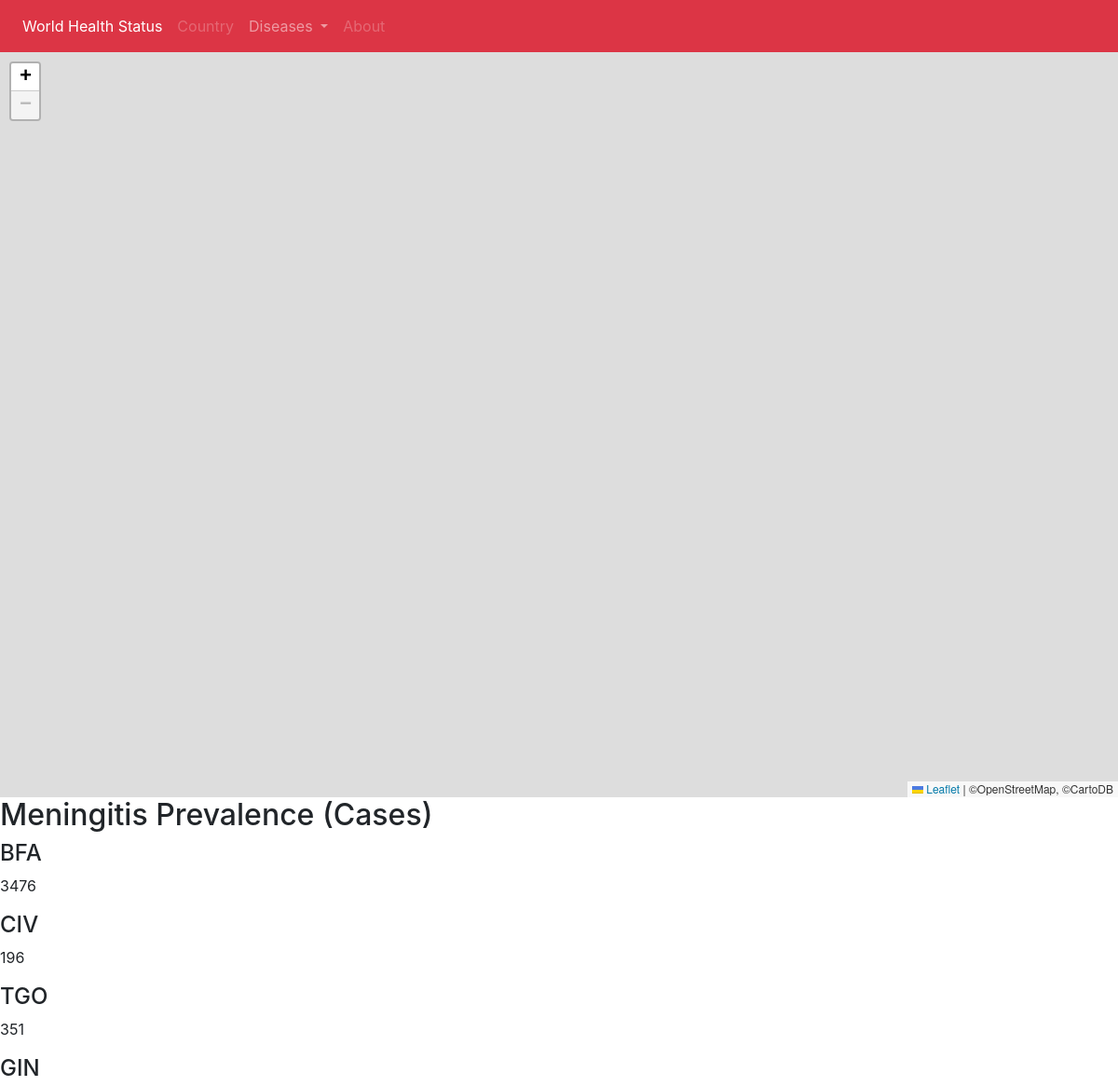
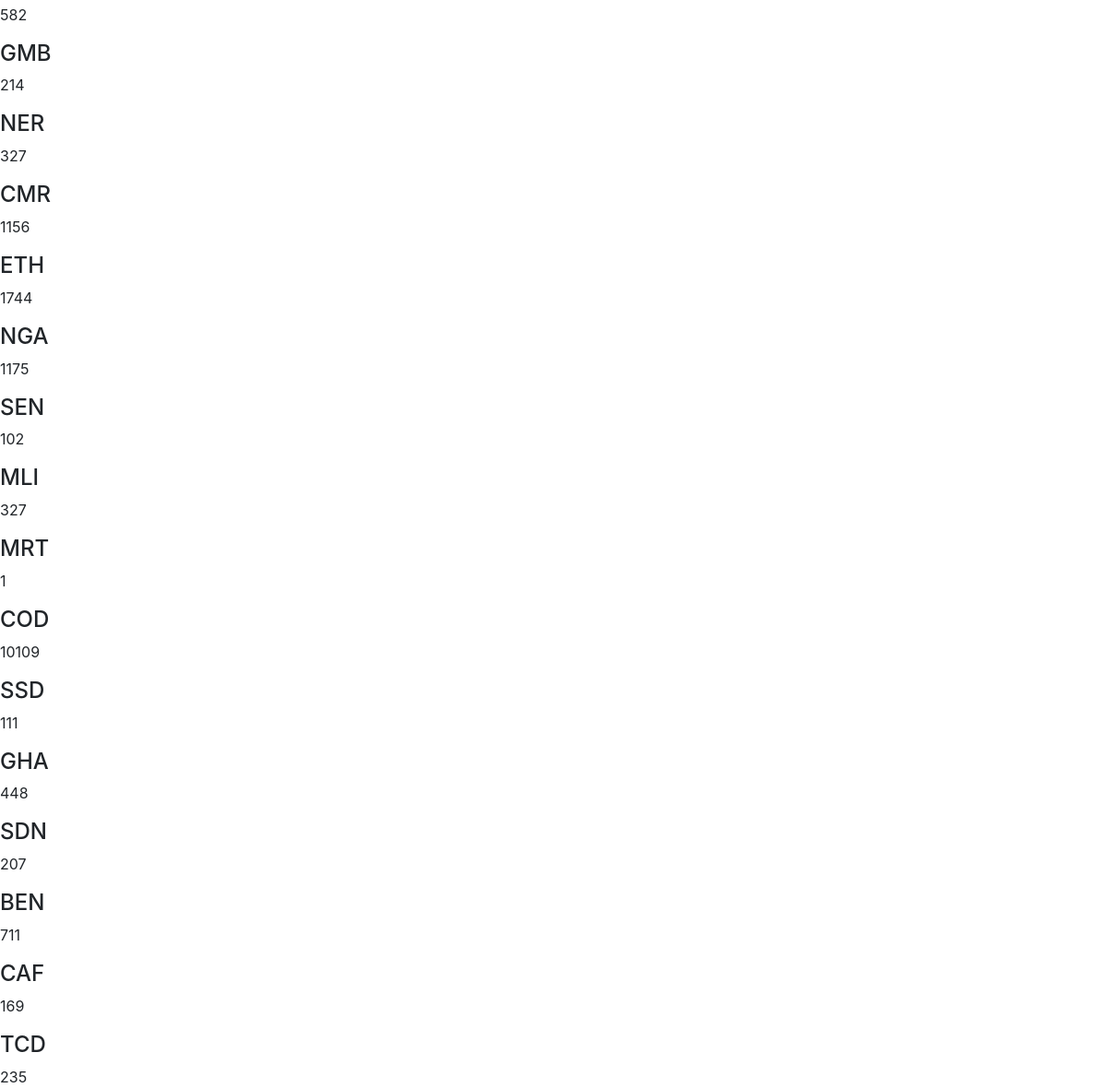
The app's page /menin_prevalence with its own data (2 pictures, top to bottom).
### map/models.py (models this page shows, shortened)
class Disease(models.Model):
    gho = models.CharField(max_length=20)
    year = models.IntegerField(null=True, blank=True)
    region = models.CharField(max_length=6, null=True)
    country = models.CharField(max_length=5, null=True)
    numeric = models.IntegerField(null=True, blank=True)
    low = models.IntegerField(null=True, blank=True)
    high = models.IntegerField(null=True, blank=True)

### map/views.py (the view)
# urls.py: path('menin_prevalence', views.menin_prevalence, name='menin_prevalence'),
def menin_prevalence(request):
    all_diseases = Disease.objects.filter(gho__iexact="MENING_2", year__exact=2014).values('country', 'numeric')
    altered_diseases = list(all_diseases)
    context = {
        'diseases': altered_diseases,
        'disease_name': get_disease_parameter("MENING_2"),
        'disease_year': 2014,
    }
    return render(request, 'menin_prevalence.html', context)

### map/templatetags/js.py (called while the page is built)
@register.filter(is_safe=True)
def js(obj):
    return mark_safe(json.dumps(obj))

### map/views.py (called while the page is built)
def get_disease_parameter(key):
    diseases_dict = {'HIV_0000000006': 'HIV Mortality Rate', 'TB_e_mort_exc_tbhiv_num': 'TB Mortality Rate',
                     'MENING_1': 'Meningitis mortality rate', 'CHOLERA_0000000002': 'Cholera Mortality Rate',
                     'CHOLERA_0000000001': 'Cholera Prevalence (Cases)', 'MENING_2': 'Meningitis Prevalence (Cases)'}
    name = diseases_dict[key]
    return name

### templates/menin_prevalence.html (shortened to what this page needs)
{% extends 'base.html' %}

### templates/base.html (shortened to what this page needs)
<!DOCTYPE html>
<html lang="en">
<head>
</head>
<body>
</body>
</html><!DOCTYPE html>
{% load staticfiles %}
{% load js %}
<html lang="en">
<head>
    <link rel="stylesheet" type="text/css" href="{% static 'map/style.css' %}" />
    <link rel="stylesheet" href="https://unpkg.com/leaflet@1.3.1/dist/leaflet.css"
/>
  <link rel="stylesheet" href="https://maxcdn.bootstrapcdn.com/bootstrap/4.1.3/css/bootstrap.min.css">
</head>
<body>
<nav class="navbar navbar-expand-sm bg-danger navbar-dark">
  <ul class="navbar-nav">
    <li class="nav-item active">
      <a class="nav-link" href="#">World Health Status</a>
    </li>
    <li class="nav-item">
      <a class="nav-link disabled" href="#">Country</a>
    </li>
    <li class="nav-item dropdown">
      <a class="nav-link dropdown-toggle" href="#" id="navbardrop" data-toggle="dropdown">
        Diseases
      </a>
    </li>
    <li class="nav-item">
      <a class="nav-link disabled" href="#">About</a>
    </li>
  </ul>
</nav>
<div id="mapid"></div>
<h2>{{ disease_name }}</h2>
<div>
    {%  for disease in diseases %}
        <div class="diseasesname">
        <h4>{{ disease.country}}</h4>
        <p class="hidden">{{ disease.numeric }}</p>
        </div>
    {% endfor %}
</div>
</body>
</html>

### map/static/map/style.css (style rules this page uses)
body { background-color: aqua; color: red; }

### templates/base.html (style rules this page uses)
body { padding: 0; margin: 0; }
html, body, #mapid { height: 100%; width: 100%; }

### records on screen
Disease: country "BFA", numeric "3476"
Disease: country "CIV", numeric "196"
Disease: country "TGO", numeric "351"
Disease: country "GIN", numeric "582"
Disease: country "GMB", numeric "214"
Disease: country "NER", numeric "327"
Disease: country "CMR", numeric "1156"
Disease: country "ETH", numeric "1744"
Disease: country "NGA", numeric "1175"
Disease: country "SEN", numeric "102"
Disease: country "MLI", numeric "327"
Disease: country "MRT", numeric "1"
Disease: country "COD", numeric "10109"
Disease: country "SSD", numeric "111"
Disease: country "GHA", numeric "448"
Disease: country "SDN", numeric "207"
Disease: country "BEN", numeric "711"
Disease: country "CAF", numeric "169"
Disease: country "TCD", numeric "235"

### other values on screen
{{ disease_name }} "Meningitis Prevalence (Cases)"
